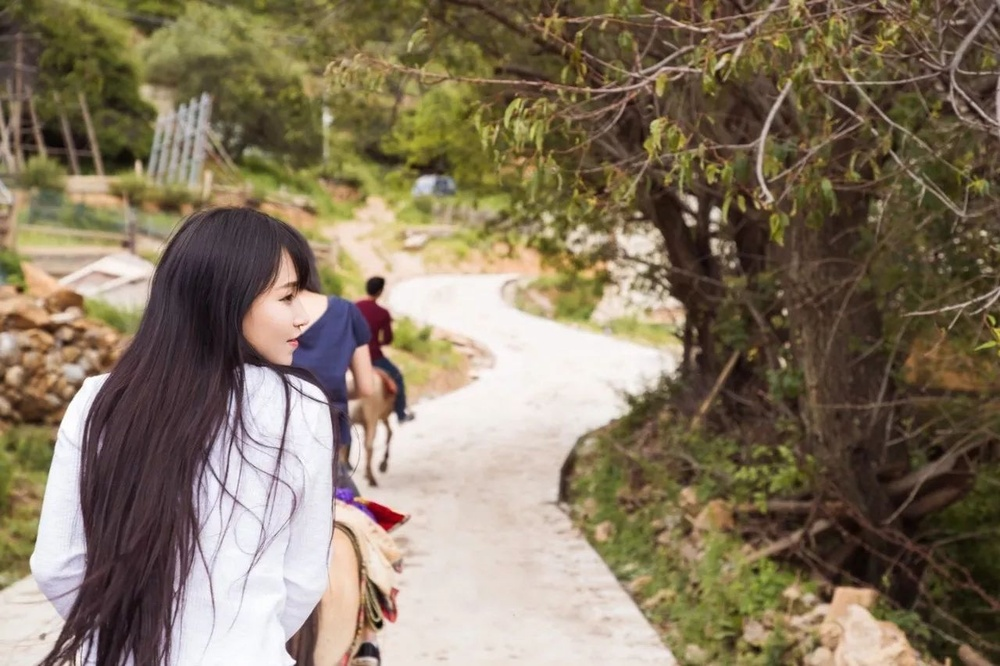
//> input picture opencv_app/Basic/common/date/77.jpeg, 1000 x 666 px, shrunk from 1280 x 853 before the run
$ ./hough_Line_Transform   (built with g++ and OpenCV 4)
//> lines starting //> are read from the running program, lines starting //| are printed output that depends on the picture; after the words box and inside, x2 and y2 are one past the last pixel; in counts of white or black regions, pixels touching at a corner belong together
/*
霍夫线变换  检测图像中的直线 先candy边缘检测 在找直线
使用OpenCV的以下函数 HoughLines 和 HoughLinesP 来检测图像中的直线.

霍夫线变换
    霍夫线变换是一种用来寻找直线的方法.
    是用霍夫线变换之前, 首先要对图像进行边缘检测的处理，
    也即霍夫线变换的直接输入只能是边缘二值图像.

众所周知, 一条直线在图像二维空间可由两个变量表示. 例如:

    在 笛卡尔坐标系: 可由参数: (m,b) 斜率和截距表示.  y = m*x + b
    在 极坐标系: 可由参数: (r,\theta) 极径和极角表示  r = x * cos(theta) + y*sin(theta)

   一般来说, 一条直线能够通过在平面 theta - r 寻找交于一点的曲线数量来 检测.
   越多曲线交于一点也就意味着这个交点表示的直线由更多的点组成.
   一般来说我们可以通过设置直线上点的 阈值 来定义多少条曲线交于一点我们才认为 检测 到了一条直线.

   这就是霍夫线变换要做的. 它追踪图像中每个点对应曲线间的交点.
   如果交于一点的曲线的数量超过了 阈值,
   那么可以认为这个交点所代表的参数对 (theta, r_{theta}) 在原图像中为一条直线.


标准霍夫线变换和统计概率霍夫线变换
OpenCV实现了以下两种霍夫线变换:
    【1】标准霍夫线变换
	它能给我们提供一组参数对 (\theta, r_{\theta}) 的集合来表示检测到的直线
        在OpenCV 中通过函数 HoughLines 来实现

    【2】统计概率霍夫线变换

        这是执行起来效率更高的霍夫线变换.
        它输出检测到的直线的端点 (x_{0}, y_{0}, x_{1}, y_{1})
        在OpenCV 中它通过函数 HoughLinesP 来实现
*/


#include "opencv2/highgui/highgui.hpp"
#include "opencv2/imgproc/imgproc.hpp"

#include <iostream>

using namespace cv;
using namespace std;

void help()
{
 cout << "\nThis program demonstrates line finding with the Hough transform.\n"
         "Usage:\n"
         "./houghlines <image_name>, Default is pic1.jpg\n" << endl;
}

int main(int argc, char** argv)
{
 const char* filename = argc >= 2 ? argv[1] : "../../common/data/77.jpeg";

 Mat src = imread(filename, 0);
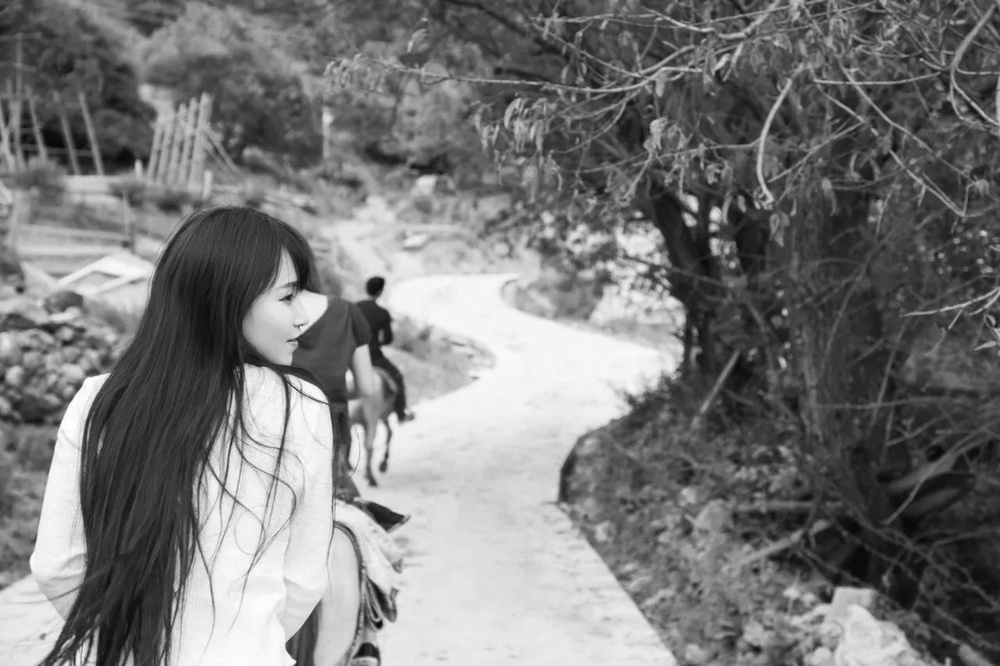
//> src: 666 rows x 1000 cols, CV_8UC1; min 5, max 255, mean 120.8
 if(src.empty())
 {
     help();
     cout << "can not open " << filename << endl;
     return -1;
 }

 Mat dst, cdst;
// 检测边缘
 Canny(src, dst, 50, 200, 3);//低阈值 高阈值 核尺寸
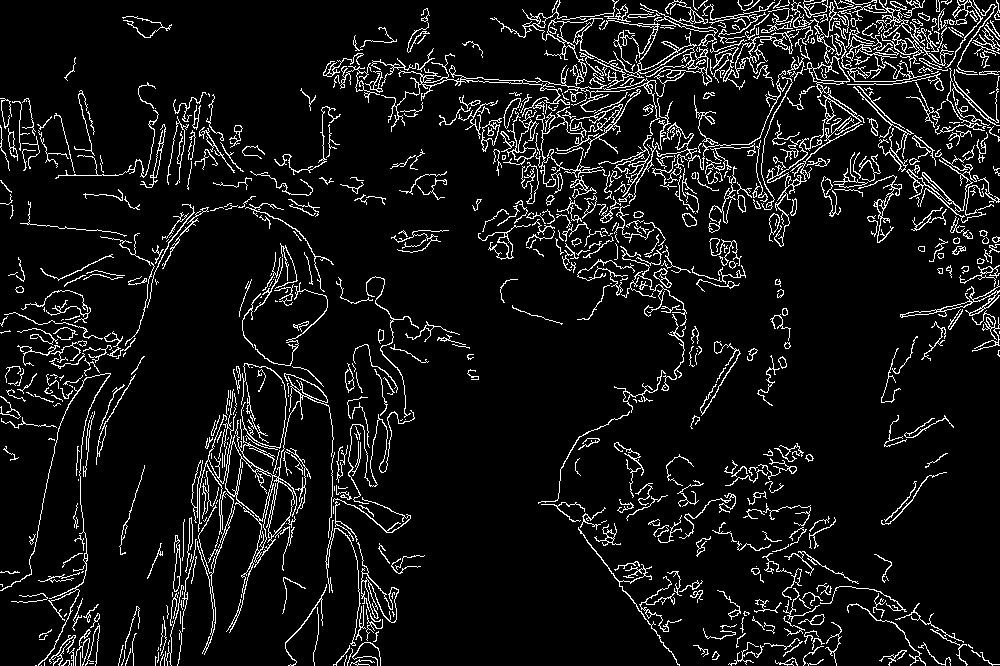
//> dst: 666 rows x 1000 cols, CV_8UC1; 8.1% white in thin lines or dots

 cvtColor(dst, cdst, CV_GRAY2BGR);//灰度图
//> cdst: 666 rows x 1000 cols, CV_8UC3; 8.1% white in thin lines or dots

//【1】标准霍夫线变换
 #if 0
  vector<Vec2f> lines;//得到 直线的参数 r theta
  HoughLines(dst, lines, 1, CV_PI/180, 100, 0, 0 );

  for( size_t i = 0; i < lines.size(); i++ )
  {
     float rho = lines[i][0], theta = lines[i][1];
     Point pt1, pt2;
     double a = cos(theta), b = sin(theta);
     double x0 = a*rho, y0 = b*rho;
     pt1.x = cvRound(x0 + 1000*(-b));
     pt1.y = cvRound(y0 + 1000*(a));
     pt2.x = cvRound(x0 - 1000*(-b));
     pt2.y = cvRound(y0 - 1000*(a));
     line( cdst, pt1, pt2, Scalar(0,0,255), 3, CV_AA);
  }
 #else
// 【2】统计概率霍夫线变换
  vector<Vec4i> lines;//直线首尾点
  HoughLinesP(dst, lines, 1, CV_PI/180, 100, 50, 10 );
//> lines = 278 lines (x1, y1, x2, y2), first 8: [758, 179, 856, 113], [577, 149, 710, 16], [695, 109, 804, 0], [602, 213, 661, 154], [776, 46, 977, 7], [624, 184, 680, 128], [800, 29, 886, 1], [588, 205, 670, 123]
// 以像素值为单位的分辨率. 我们使用 1 像素.
// theta: 参数极角  theta 以弧度为单位的分辨率. 我们使用 1度 (即CV_PI/180)
// threshold: 要”检测” 一条直线所需最少的的曲线交点 50
// minLineLength = 0,  最小线长
// maxLineGap = 0 , 最大线间隔  maxLineGap: 能被认为在一条直线上的亮点的最大距离.
  for( size_t i = 0; i < lines.size(); i++ )
  {
    Vec4i l = lines[i];
    line( cdst, Point(l[0], l[1]), Point(l[2], l[3]), Scalar(0,0,255), 3, CV_AA);
  }
//> this loop made 278 passes
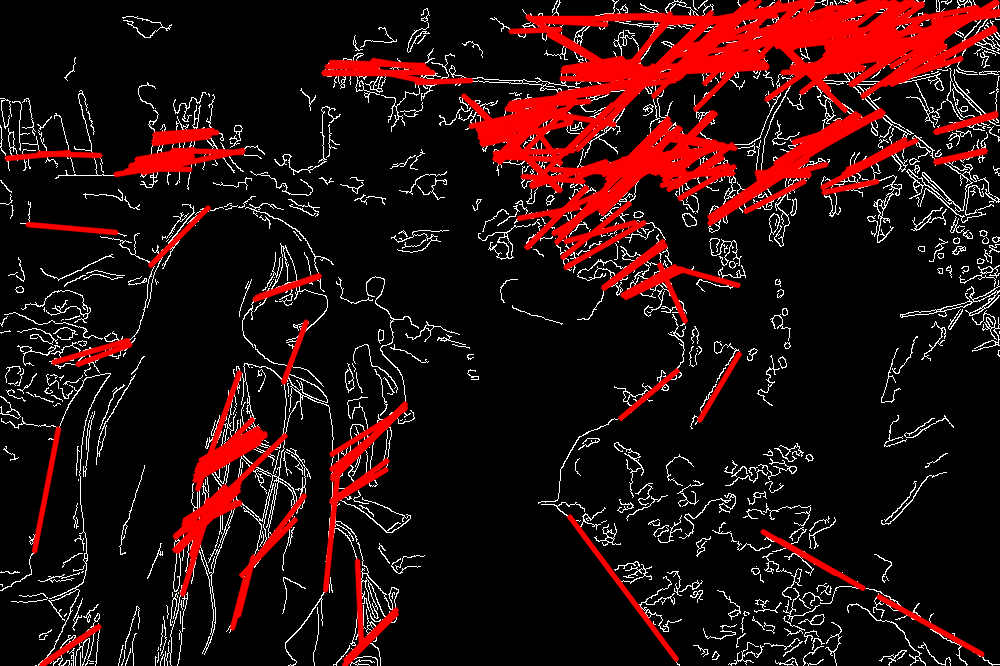
//> cdst: 666 rows x 1000 cols, CV_8UC3; mean B, G, R 13.5, 13.5, 40.1
 #endif

 imshow("source", src);
 imshow("detected lines", cdst);

 waitKey();

 return 0;
}

$ run again, with opencv_app/Basic/common/date/HappyFish.jpg copied over opencv_app/Basic/common/date/77.jpeg
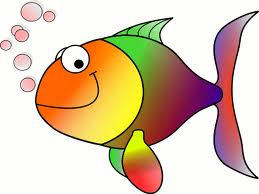
//> input picture opencv_app/Basic/common/date/HappyFish.jpg, 259 x 194 px
//> `Mat src = imread(filename, 0);`:
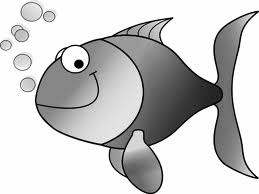
//> src: 194 rows x 259 cols, CV_8UC1; min 0, max 255, mean 200.4
//> `Canny(src, dst, 50, 200, 3);`:
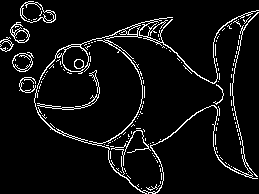
//> dst: 194 rows x 259 cols, CV_8UC1; 6.4% white in thin lines or dots
//> cdst: 194 rows x 259 cols, CV_8UC3; 6.4% white in thin lines or dots
//> lines = empty
